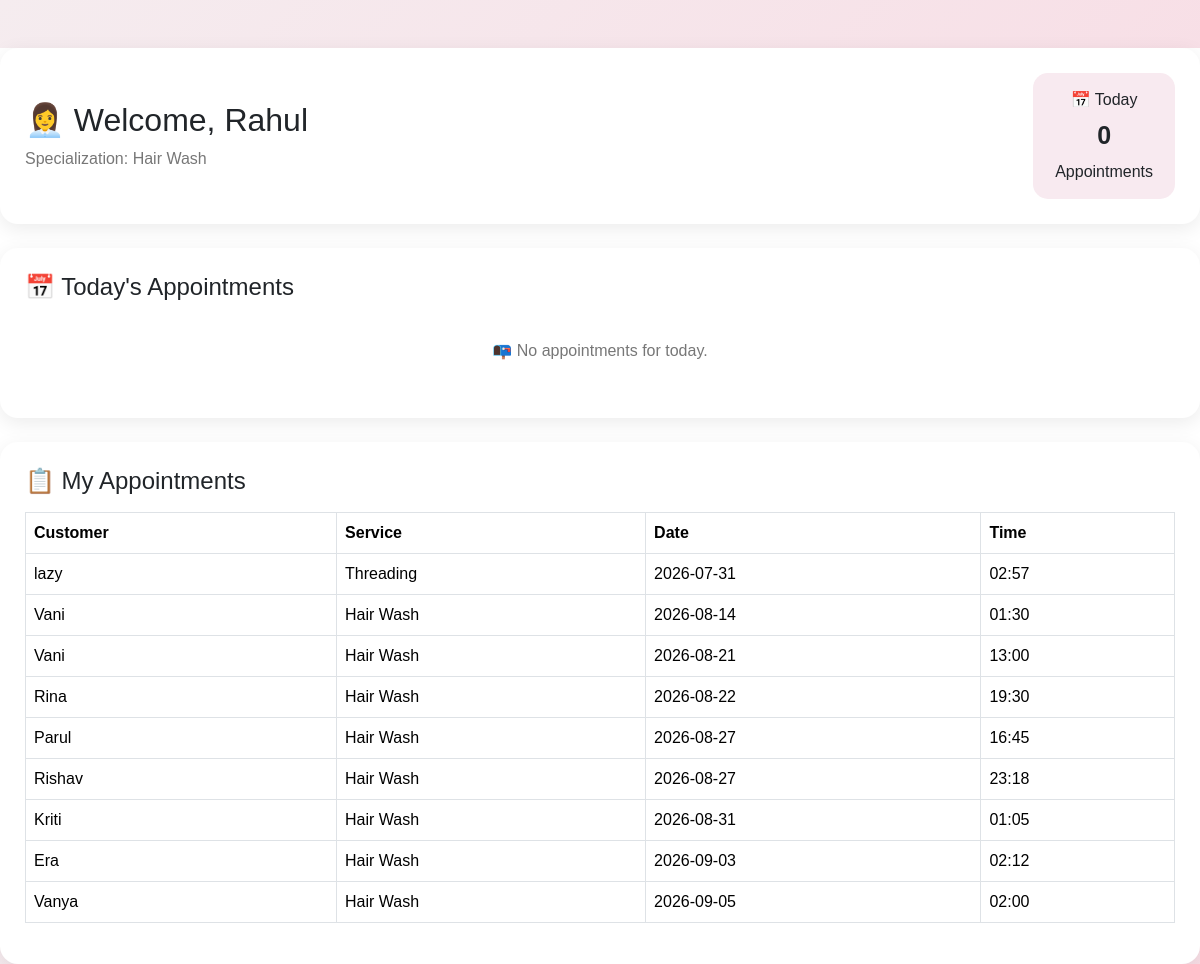
Screenshot of /staff_dashboard/4 (signed in) with the database file from the repository.
### models.py (models this page shows)
class Staff(db.Model):
    id = db.Column(db.Integer, primary_key=True)
    name = db.Column(db.String(100), nullable=False)
    phone = db.Column(db.String(15), nullable=False)
    gender = db.Column(db.String(10), nullable=True)
    specialization = db.Column(db.String(100), nullable=False)
    available = db.Column(db.String(10),nullable=False)

class Appointment(db.Model):
    id = db.Column(db.Integer, primary_key=True)
    customer_name = db.Column(db.String(100), nullable=False)
    customer_gender = db.Column(db.String(10), nullable=True)
    customer_address = db.Column(db.String(200), nullable=True)
    service_name = db.Column(db.String(100), nullable=False)
    staff_name = db.Column(db.String(100), nullable=False)
    appointment_date = db.Column(db.String(20), nullable=False)
    appointment_time = db.Column(db.String(20), nullable=False)
    status = db.Column(db.String(20), default="Booked")

### app.py (the view)
@app.route('/staff_dashboard/<int:staff_id>')
def staff_dashboard(staff_id):
    staff = Staff.query.get_or_404(staff_id)
    today = datetime.now().strftime("%Y-%m-%d")
    appointments = Appointment.query.filter_by(
        staff_name=staff.name,
        appointment_date=today
    ).all()
    my_appointments = Appointment.query.filter_by(
        staff_name=staff.name
    ).order_by(
        Appointment.appointment_date,
        Appointment.appointment_time
    ).all()
    return render_template(
        "staff_dashboard.html",
        staff=staff,
        appointments=appointments,
        my_appointments=my_appointments
    )

### templates/staff_dashboard.html
{% extends "base.html" %}
{% block content %}
<div class="container mt-5">
    <div class="staff-header">
        <div>
            <h2>👩‍💼 Welcome, {{ staff.name }}</h2>
            <p>Specialization: {{ staff.specialization }}</p>
        </div>
        <div class="today-box">
            📅 Today
            <strong>{{ appointments|length }}</strong>
            Appointments
        </div>
    </div>
    <div class="dashboard-card mt-4">
        <h4>📅 Today's Appointments</h4>
        {% if appointments %}
        <div class="table-responsive mt-3">
            <table class="table table-bordered">
                <thead>
                    <tr>
                        <th>Customer</th>
                        <th>Service</th>
                        <th>Time</th>
                        <th>Status</th>
                        <th>Action</th>
                    </tr>
                </thead>
                <tbody>
                    {% for appointment in appointments %}
                    <tr>
                        <td>{{ appointment.customer_name }}</td>
                        <td>{{ appointment.service_name }}</td>
                        <td>{{ appointment.appointment_time }}</td>
                        <td>
                            <span class="status-badge">
                                Booked
                            </span>
                        </td>
                        <td>
                            <button class="complete-btn"
                                    onclick="this.innerHTML='✓ Completed'; this.disabled=true;">
                                Complete
                            </button>
                        </td>
                    </tr>
                    {% endfor %}
                </tbody>
            </table>
        </div>
        {% else %}
        <div class="no-appointment">
            📭 No appointments for today.
        </div>
        {% endif %}
    </div>
<div class="dashboard-card mt-4">
    <h4>📋 My Appointments</h4>
    {% if my_appointments %}
    <div class="table-responsive mt-3">
        <table class="table table-bordered">
            <thead>
                <tr>
                    <th>Customer</th>
                    <th>Service</th>
                    <th>Date</th>
                    <th>Time</th>
                </tr>
            </thead>
            <tbody>
                {% for appointment in my_appointments %}
                <tr>
                    <td>{{ appointment.customer_name }}</td>
                    <td>{{ appointment.service_name }}</td>
                    <td>{{ appointment.appointment_date }}</td>
                    <td>{{ appointment.appointment_time }}</td>
                </tr>
                {% endfor %}
            </tbody>
        </table>
    </div>
    {% else %}
    <div class="no-appointment">
        📭 No appointments found.
    </div>
    {% endif %}
   </div>
</div>
{% endblock %}

### static/css/style.css (style rules this page uses)
* { margin:0; padding:0; box-sizing:border-box; font-family:'Poppins',sans-serif; }
body { background:linear-gradient(135deg,#aa768b,#d9b5ef,#aecef4); min-height:100vh; }
body { font-family:'Poppins',sans-serif; background:#424142; }
body { background:linear-gradient(135deg,#fb9fc4,#fff5f8); font-family:'Poppins',sans-serif; }
html, body { background:linear-gradient(135deg,#f5ecef,#f9d7e1); font-family:'Poppins',sans-serif; margin:0; padding:0; width:100%; height:100%; }
main.container, .container { max-width: 100% !important; width:100% !important; padding-left: 0 !important; padding-right: 0 !important; }
html,body { margin:0; padding:0; width:100%; height:100%; }
body { background:#f58ebf; }
.staff-header { background: white; padding: 25px; border-radius: 18px; display: flex; justify-content: space-between; align-items: center; box-shadow: 0 5px 20px rgba(0,0,0,0.08); }
.staff-header h2 { margin-bottom: 8px; }
.staff-header p { margin: 0; color: #777; }
.today-box { background: #f8eaf0; padding: 15px 22px; border-radius: 15px; text-align: center; }
.today-box strong { display: block; font-size: 25px; margin: 5px; }
.dashboard-card { background: white; padding: 25px; border-radius: 18px; box-shadow: 0 5px 20px rgba(0,0,0,0.08); }
.no-appointment { text-align: center; padding: 30px; color: #777; }

### rows the page displays
Staff: name "Rahul", specialization "Hair Wash"
Appointment: customer_name "lazy", service_name "Threading", appointment_date "2026-07-31", appointment_time "02:57"
Appointment: customer_name "Vani", service_name "Hair Wash", appointment_date "2026-08-14", appointment_time "01:30"
Appointment: customer_name "Vani", service_name "Hair Wash", appointment_date "2026-08-21", appointment_time "13:00"
Appointment: customer_name "Rina", service_name "Hair Wash", appointment_date "2026-08-22", appointment_time "19:30"
Appointment: customer_name "Parul", service_name "Hair Wash", appointment_date "2026-08-27", appointment_time "16:45"
Appointment: customer_name "Rishav", service_name "Hair Wash", appointment_date "2026-08-27", appointment_time "23:18"
Appointment: customer_name "Kriti", service_name "Hair Wash", appointment_date "2026-08-31", appointment_time "01:05"
Appointment: customer_name "Era", service_name "Hair Wash", appointment_date "2026-09-03", appointment_time "02:12"
Appointment: customer_name "Vanya", service_name "Hair Wash", appointment_date "2026-09-05", appointment_time "02:00"

### other values shown
{{ appointments|length }} "0"
